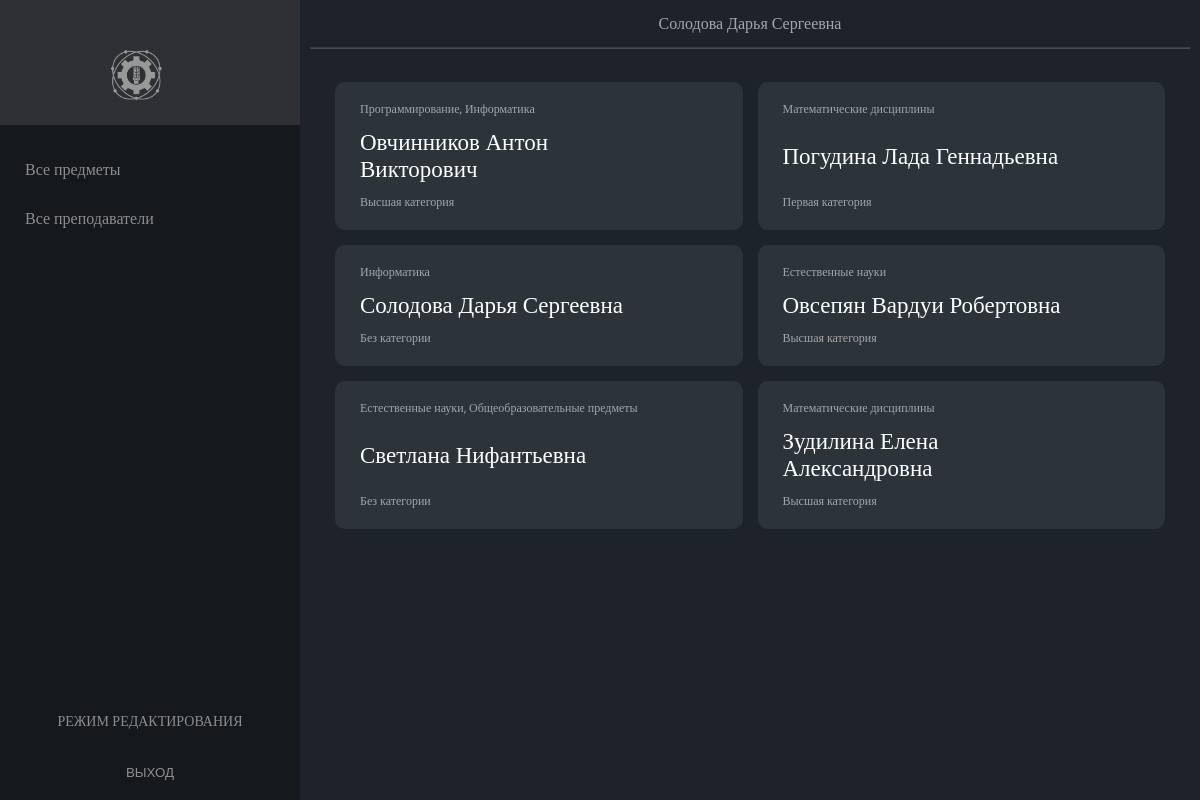
/pages/lk/allteachers.php (signed in), run on an earlier commit of the app's database.
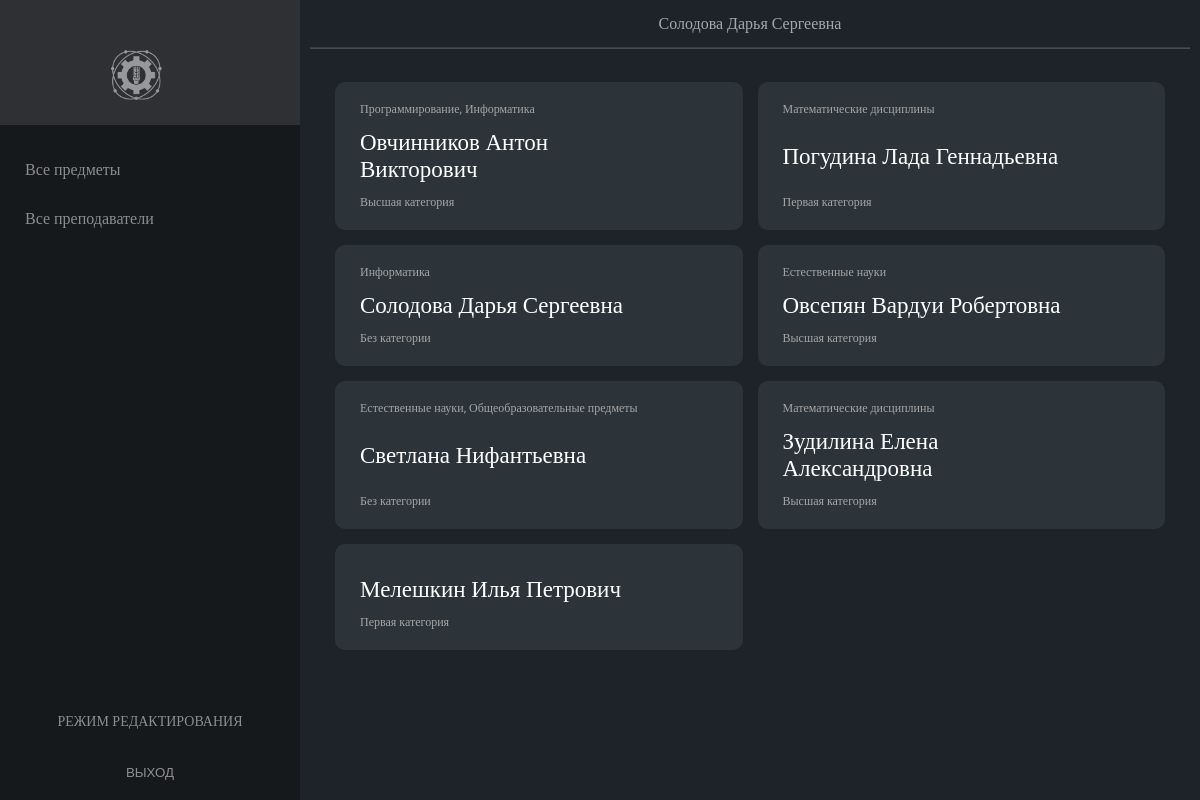
And on a later commit of the database.
### tables this page shows
CREATE TABLE `profiles` (
  `id_profile` int(11) NOT NULL,
  `profile_name` varchar(255) NOT NULL
);

CREATE TABLE `teachers` (
  `id_teacher` int(11) NOT NULL,
  `fio` varchar(255) NOT NULL,
  `id_category` int(11) DEFAULT NULL,
  `email` varchar(255) NOT NULL,
  `password` varchar(255) NOT NULL,
  `id_role` int(11) DEFAULT NULL
);

CREATE TABLE `categories` (
  `id_category` int(11) NOT NULL,
  `category_name` varchar(255) NOT NULL
);

### pages/lk/allteachers.php (the view, shortened to what this page needs)
<?php
    require_once './../../php/connection.php';
    $result = mysqli_query($link,
    "SELECT
    `teachers`.`id_teacher`,
    `teachers`.`fio`,
    `categories`.`category_name`
    FROM
    `teachers`,
    `categories`
    WHERE
    `teachers`.`id_category` = `categories`.`id_category`;");
    $teachers = mysqli_fetch_all($result);
?>
<!DOCTYPE html>
<html lang='ru'>
<head>
    <link rel='stylesheet' href='./../../styles/style.css'>
</head>
<body>
    <?php include './includes/nav.php'; ?>
    <main>
        <?php include './includes/header.php'; ?>
        <section class="all-subjects">
            <?
                foreach ($teachers as $teacher)
                {
                    $profiles = mysqli_fetch_all(mysqli_query($link, "SELECT
                    `profile_name`
                    FROM
                    `profiles`,
                    `teacher-profile`,
                    `teachers`
                    WHERE
                    `teachers`.`id_teacher` = $teacher[0] AND
                    `teacher-profile`.`id_teacher` = `teachers`.`id_teacher` AND
                    `teacher-profile`.`id_profile` = `profiles`.`id_profile`;"));
                    ?>
                    <div class="subject-wrapper" data-subjectId="<?=$teacher[0]?>">
                        <div>
                            <p class="subject-profile">
                                <?
                                    foreach ($profiles as $index => $profile) {
                                        if ($index !== count($profiles) - 1) {
                                            echo $profile[0] . ', ';
                                        }
                                        else {
                                            echo $profile[0];
                                        }
                                    }
                                ?>
                            </p>
                            <p class="subject-name"><?=$teacher[1]?></p>
                            <p class="subject-desc"><?=$teacher[2]?></p>
                        </div>
                    </div>
                    <?
                }
            ?>
        </section>
    </main>
</body>
</html>

### pages/lk/includes/nav.php
<aside class="menu">
    <a href="./" style="display: flex">
        <img src="./../../img/log_blog.png" alt="logo" class="header-logo">
    </a>
    <nav>
        <a href="./allsubjects.php">Все предметы</a>
        <a href="./allteachers.php">Все преподаватели</a>
    </nav>
    <?php
        if (isset($_COOKIE['id_admin']))
        {
            echo "<a    style='text-align: center; padding-right: 25px; font-size: 14px; text-transform: uppercase'
                        href='./../admin/index.php'>Режим редактирования</a>";
        }
        if (isset($_COOKIE['id_user']) || isset($_COOKIE['id_admin'])) {
            ?>
            <form action="./../../../php/logout.php" method="GET">
                <input type="submit" class="logout" value="ВЫХОД">
            </form>
            <?php
        }
    ?>
</aside>

### pages/lk/includes/header.php
<header>
    <div class="container">
        <div class="center">
            <p>
                <a href='./index.php'> <?
                if(isset($_COOKIE['id_user'])) {
                    echo $_COOKIE['id_user'];
                }
                else if(isset($_COOKIE['id_admin'])){
                    echo $_COOKIE['id_admin'];
                };
                ?> </a>
            </p>
        </div>
    </div>
    <hr>
</header>

### styles/style.css (style rules this page uses)
*,:after,:before { box-sizing:border-box;margin:0;padding:0 }
a { text-decoration:none;color:#000000 }
input { border:none;outline:none }
html { height:100% }
body { font-family:"Roboto",serif;min-height:100%;color:#FFFFFF;background-color:#1d2329;display:flex;flex-flow:row nowrap }
.container { width:100%;max-width:1440px;margin:0 auto }
main { display:flex;flex-flow:column nowrap;flex-grow:1 }
main section { padding:35px }
aside { display:flex;flex-flow:column nowrap;min-width:300px;max-width:300px;align-self:stretch;background-color:#16191c }
aside img { opacity:0.5;margin:10px auto;margin-top:35px;height:50px;transition:0.3s opacity }
aside nav { flex-grow:1;padding-top:20px;display:flex;flex-flow:column nowrap }
aside a { color:#FFFFFF;padding:15px 25px;padding-right:50px;opacity:0.5;transition:0.5s background,0.3s opacity }
aside form input { color:#FFFFFF;padding:20px 25px;opacity:0.5;cursor:pointer;width:100%;transition:0.5s background,0.3s opacity;background-color:transparent }
header .container { height:100%;min-height:45px;display:flex;justify-content:center;align-items:center }
header .container p { height:100%;width:100% }
header .container p a { display:flex;justify-content:center;align-items:center;height:100%;opacity:0.6;width:100%;color:#FFFFFF;transition:0.6s opacity }
header hr { margin:0 10px;opacity:0.2;height:1px }
section { padding:25px;width:100% }
section.all-subjects { display:grid;grid-template-columns:1fr 1fr 1fr 1fr;grid-gap:15px }
div.subject-wrapper { border-radius:10px;display:flex;flex-flow:row nowrap;justify-content:space-between;align-items:center;padding:20px 25px;background-color:#2c343a;min-width:300px }
div.subject-wrapper div { display:flex;flex-flow:column nowrap;justify-content:space-between;align-items:flex-start;height:100% }
div.subject-wrapper div p { margin-bottom:12px }
div.subject-wrapper div p:last-child { margin-bottom:unset }
div.subject-wrapper p.subject-desc,div.subject-wrapper p.subject-profile { color:#A5A5A5;font-size:12px }
div.subject-wrapper p.subject-desc { max-width:200px }
div.subject-wrapper p.subject-name { color:#fff;font-size:23px;max-width:300px }
@media screen and (max-width:1500px) { section.all-subjects { display:grid;grid-template-columns:1fr 1fr 1fr;grid-gap:15px } }
@media screen and (max-width:1300px) { section.all-subjects { display:grid;grid-template-columns:1fr 1fr;grid-gap:15px } }

What changed in the data, as far as the page shows it:
added teachers: fio "Мелешкин Илья Петрович", id_category.category_name "Первая категория"
